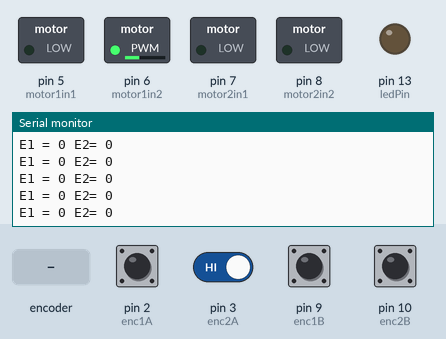
Bench run of a sketch on a simulated Arduino Uno, built with avr-gcc and run on an emulated ATmega328P. Parts: switched loads named in the sketch (green lamp = pin HIGH), output pins drawn as LEDs (lit = HIGH), the last lines printed to the serial monitor. The inputs (shaded band) are chosen by the test bench; at power-on: pin 2 (enc1A), pin 3 (enc2A), pin 9 (enc1B), pin 10 (enc2B) HIGH.

Above: at 1.2 s.
1.3 s: pin 3 (enc2A) driven LOW and pin 10 (enc2B) driven LOW
At 2.1 s:
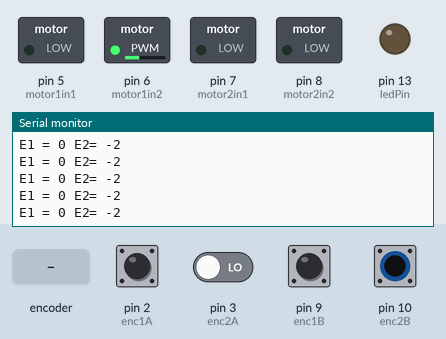
4.3 s: rotary encoder on pin 2 (enc1A) / pin 9 (enc1B) turned 2 steps (second pin leading)
At 4.8 s:
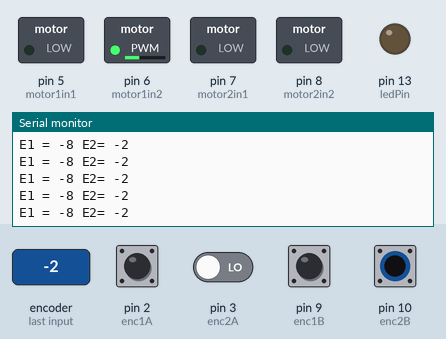
7.7 s: pin 10 (enc2B) driven HIGH
At 8.2 s:
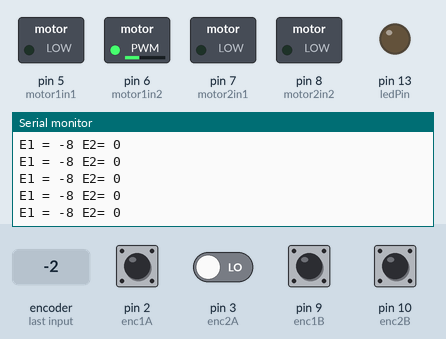
10.7 s: rotary encoder on pin 2 (enc1A) / pin 9 (enc1B) turned 3 steps (first pin leading)
At 11.7 s:
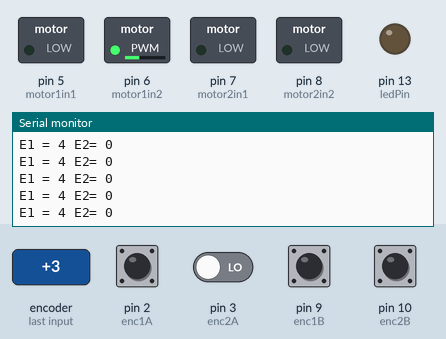
14.3 s: pin 10 (enc2B) pulsed LOW 2 times (0.12 s each, 0.3 s apart)
Timing chart, 0 to 17.3 s (numbered marks = the images above; inputs shaded):
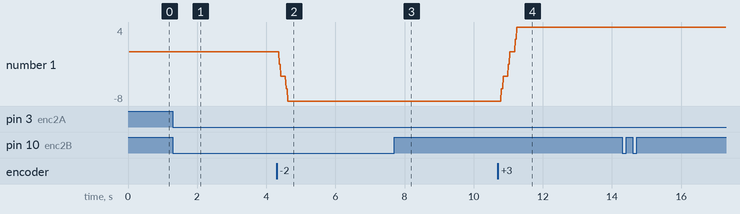

Measured:
- after the input at 1.3 s, the serial monitor: prints a new line after 0.08 s (image 1)
- after the input at 4.3 s, the serial monitor: prints a new line after 0.07 s (image 2)
- after the input at 7.7 s, the serial monitor: prints a new line after 0.08 s (image 3)
- after the input at 10.7 s, the serial monitor: prints a new line after 0.09 s (image 4)
- plotted number 1: 0 → -8 after the input at 4.3 s, -8 → 4 after the input at 10.7 s

The sketch:

part_3.ino
```cpp
// ── Pin Definitions ──────────────────────────────────────────────
const int ledPin    = LED_BUILTIN;

//Motor pins
const int motor1in1 = 5;
const int motor1in2 = 6;
const int motor2in1 = 7;
const int motor2in2 = 8;

// encoder pins
const int enc1A = 2;  // motor 1, channel A...
const int enc1B = 9;
const int enc2A = 3;
const int enc2B = 10;

// ── Set PWM here [-100, 100] ─────────────────────────────────────
int pwm1 = 25; //db is 15, -16, usable range is ~240
int pwm2 = 25; //db is 19, -16
int db1f = 36;
int db1r = 70; //recheck db for reverse
int db2f = 35;
int db2r = 70;

// ── Encoder Variables ─────────────────────────────────────────────
int prev1A; int prev1B; int prev2A; int prev2B;

int curr1A; int curr1B; int curr2A; int curr2B;

int encCount1; int encCount2;

// ── H-Bridge Control ──────────────────────────────────────────────
// sets motor 1 speed and direction based on pwm value
void setMotor1(int pwm) {
  pwm = constrain(pwm, -255, 255);
  if      (pwm >= 0) { //
    pwm = ((float)((255 - db1f) * pwm/100)) + db1f; //calculates usable range according to db in forward direction
    analogWrite(motor1in2, (int)pwm);  // in2 = pwm
    digitalWrite(motor1in1, LOW); // in1 = 0 for forward
    }

  else if (pwm < 0) {
    pwm = (int)((db1r + (100-db1r) * (float)(-pwm/100)) / 100 * 255);
    //calculates usable range according to db in reverse direction
    digitalWrite(motor1in2, LOW);  // in2 = 0
    analogWrite(motor1in1, pwm);   // in1 = pwm for reverse
    }

  else { digitalWrite(motor1in1, HIGH); digitalWrite(motor1in2, HIGH); } // else brake

  Serial.print("M1="); Serial.println((int)pwm);
}

// sets motor 2 speed and direction based on pwm value
void setMotor2(int pwm) {
  pwm = constrain(pwm, -255, 255);
  if      (pwm >= 0) {
    pwm = ((float)((255 - db2f) * pwm/100)) + db2f; //calculates usable range according to db in forward direction
    analogWrite(motor2in1, pwm);   // in1 = pwm
    digitalWrite(motor2in2, LOW);  // in2 = 0 for forward
    }

  else if (pwm < 0) {
    pwm = (int)((db2r + (100-db2r) * (float)(-pwm/100)) / 100 * 255);
    //calculates usable range according to db in reverse direction
    digitalWrite(motor2in1, LOW);  // in1 = 0
    analogWrite(motor2in2, pwm);   // in2 = pwm for reverse
    }

  else { digitalWrite(motor2in1, HIGH); digitalWrite(motor2in2, HIGH); } //brake

  Serial.print("M2="); Serial.println(pwm);
}

// set encoder increment
int countEncoder(int currA, int currB, int prevA, int prevB) {
  if (currB != prevB){
      if (currA != currB){
        return -2; //CCW, 2 to account for both
      } else {
        return 2; //CW
      } //CW
  } else {
    return 0;
  }
}

// ── Setup ─────────────────────────────────────────────────────────
void setup() {
  Serial.begin(9600);
  while (!Serial);

  pinMode(motor1in1, OUTPUT); pinMode(motor1in2, OUTPUT); // sets pin to i/o
  pinMode(motor2in1, OUTPUT); pinMode(motor2in2, OUTPUT);
  pinMode(ledPin,    OUTPUT);

  pinMode(enc1A, INPUT); pinMode(enc1B, INPUT);
  pinMode(enc2A, INPUT); pinMode(enc2B, INPUT);

  Serial.print("Running M1="); Serial.print(pwm1);
  Serial.print(" M2=");        Serial.println(pwm2);

  setMotor1(pwm1); //sets motor 1 to pwm1
  setMotor2(pwm2); //sets motor 2 to pwm2

  prev1A = digitalRead(enc1A); // reads initial encoder states
  prev1B = digitalRead(enc1B);
  prev2A = digitalRead(enc2A);
  prev2B = digitalRead(enc2B);
  encCount1 = 0; // initalise to 0
  encCount2 = 0;
}

// ── Loop ──────────────────────────────────────────────────────────
void loop() {
  curr1A = digitalRead(enc1A); // reads new encoder states
  curr1B = digitalRead(enc1B);
  curr2A = digitalRead(enc2A);
  curr2B = digitalRead(enc2B);

  encCount1 += countEncoder(curr1A, curr1B, prev1A, prev1B);
  encCount2 -= countEncoder(curr2A, curr2B, prev2A, prev2B);

  Serial.print("E1 = "); Serial.print(encCount1); //figure out spacing
  Serial.print(" E2= "); Serial.println(encCount2);

  prev1A = curr1A;
  prev1B = curr1B;
  prev2A = curr2A;
  prev2B = curr2B;
}
```
